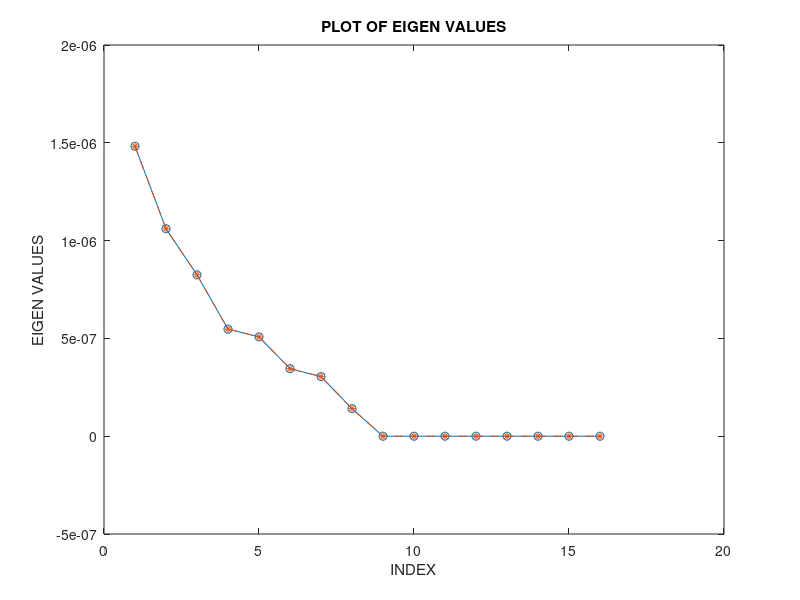
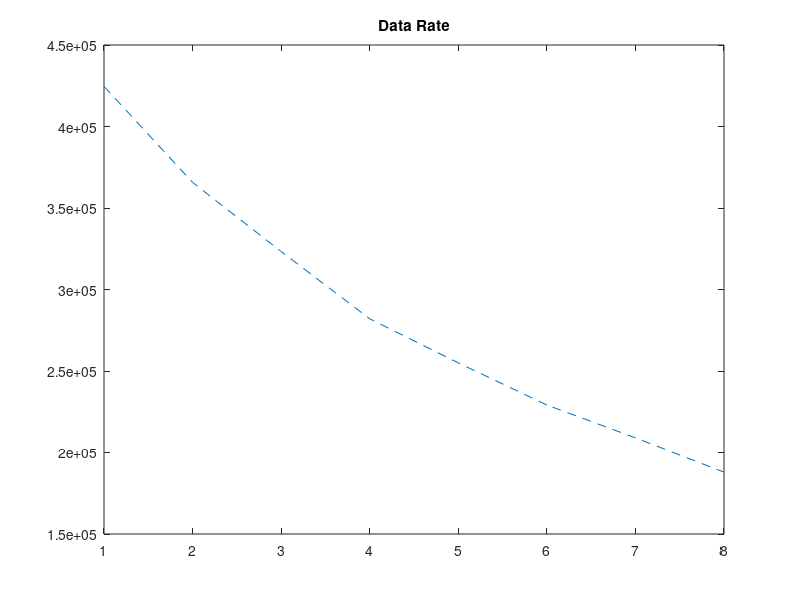

The MATLAB script that drew these images, in order: (Note: this script raises an error after producing the figures.)

clear all
clc
Nt = 16;
Nr = Nt/2;
fc=1.2e9; %Carrier Frequency
d=100;% distance
v=3e8;
BW=20*10^6;
wavelength=v/fc;
noise=1;
MTPNR=40;
 FSPL=(4*pi*d/wavelength)^2
 Pmax=noise*10^(MTPNR/10) 
 j=sqrt(-1);
 if 1
   H0=(1/sqrt(2))*(randn(Nr,Nt)+j*randn(Nr,Nt));
 save Channel H0
 else 
     load Channel H0
 end;
 
 H=H0*(FSPL)^(-1/2);
 
%Plot eigen values
 A=H'*H
 E=eig(A)
 
 K1=sort(real(E),'descend'); 
 figure, plot(K1,'o-')
 title('PLOT OF EIGEN VALUES');
 xlabel('INDEX');
 ylabel('EIGEN VALUES');
 [U,D] = eig(A)
 
%nth diagonal elemetnt of matrix D and nth coulmn of matrix U
 %reconstructing matrix A
 
 B=zeros(Nt,Nt);
 for n=1:Nt;
     B=B+D(n,n)*U(:,n)*U(:,n)';
 end;
 K=eig(B);
 K2=sort(real(K),'descend');
 hold on,plot(K2,'*--');%comparing eigen values of B with A
 
 %Singular value decomposision for matrix H
 
 [Us,Ds,Vs]=svd(H) %Singular Value Decomposition
 product=real(Us'*H*Vs)%real part of complex number
 SingularVal=sort(diag(real(Ds)),'ascend')
 
 %Question 5
 %data rate
 
 Nall=find(Ds>1e-6);
 
 P1=Pmax/1;
 C1=log2(1+P1*Ds(1,1)^2);
 
 P2=Pmax/2;
 C2=log2(1+P2*Ds(1,1)^2)+log2(1+P2*Ds(2,2)^2);
 
 P3=Pmax/3;
 C3=log2(1+P3*Ds(1,1)^2)+log2(1+P3*Ds(2,2)^2)+log2(1+P3*Ds(3,3)^2);
 
 P4=Pmax/4;
 C4=log2(1+P4*Ds(1,1)^2)+log2(1+P4*Ds(2,2)^2)+log2(1+P4*Ds(3,3)^2)+log2(1+P4*Ds(4,4)^2);
 
 P5=Pmax/5;
 C5=log2(1+P5*Ds(1,1)^2)+log2(1+P5*Ds(2,2)^2)+log2(1+P5*Ds(3,3)^2)+log2(1+P5*Ds(4,4)^2)+log2(1+P5*Ds(5,5)^2);
 
 P6=Pmax/6;
 C6=log2(1+P6*Ds(1,1)^2)+log2(1+P6*Ds(2,2)^2)+log2(1+P6*Ds(3,3)^2)+log2(1+P6*Ds(4,4)^2)+log2(1+P6*Ds(5,5)^2)+log2(1+P6*Ds(6,6)^2);
 
 P7=Pmax/7;
 C7=log2(1+P7*Ds(1,1)^2)+log2(1+P7*Ds(2,2)^2)+log2(1+P7*Ds(3,3)^2)+log2(1+P7*Ds(4,4)^2)+log2(1+P7*Ds(5,5)^2)+log2(1+P7*Ds(6,6)^2)+log2(1+P7*Ds(7,7)^2);
 
 P8=Pmax/8;
 C8=log2(1+P8*Ds(1,1)^2)+log2(1+P8*Ds(2,2)^2)+log2(1+P8*Ds(3,3)^2)+log2(1+P8*Ds(4,4)^2)+log2(1+P8*Ds(5,5)^2)+log2(1+P8*Ds(6,6)^2)+log2(1+P8*Ds(7,7)^2)+log2(1+P8*Ds(8,8)^2);
 
 C=[C1 C2 C3 C4 C5 C6 C7 C8 ];
 DataRate=BW*C
 x=1:8;
 figure, plot(x,DataRate,'--');
 title('Data Rate');

 
 %Question 6
 
 %SingularValues=find(diag(Ds)>1e-6);
 SingularValues = diag(Ds);
 mu=1000;
 epsilon=1e-5;
  

step = mu/2;

m = 0;
flag = 0;
while flag == 0
    m = m +1;
    
 Pi=subplus(mu-(1./(SingularValues.^2)));
 if sum(Pi)>Pmax
      step = step/2;
     mu=mu-step;
     Pi=subplus(mu-(1./(SingularValues.^2)));
 end
 
 if sum(Pi)<Pmax-epsilon
          step = step;
         mu=mu+step;
         Pi=subplus(mu-(1./(SingularValues.^2)));
 end
% > if Pmax>sum(Pi)&& sum(Pi)>Pmax-ee
% >     save mu
% > end

muall(m) = mu;
Powerall(m) = sum(Pi);

if sum(Pi)<=Pmax && Pmax-sum(Pi)<= epsilon
    flag = 1;
end

end

Pi

 c=(log2(1+Pi.*(SingularValues.^2))) %%% sum of log
 r=BW*c
 figure,plot(r,'o--')
 title('Data Rate_question_six');

figure,plot(muall,'o-')
figure,plot(Powerall,'o-')
hold on,plot(Pmax.*ones(size(Powerall)),'*-')